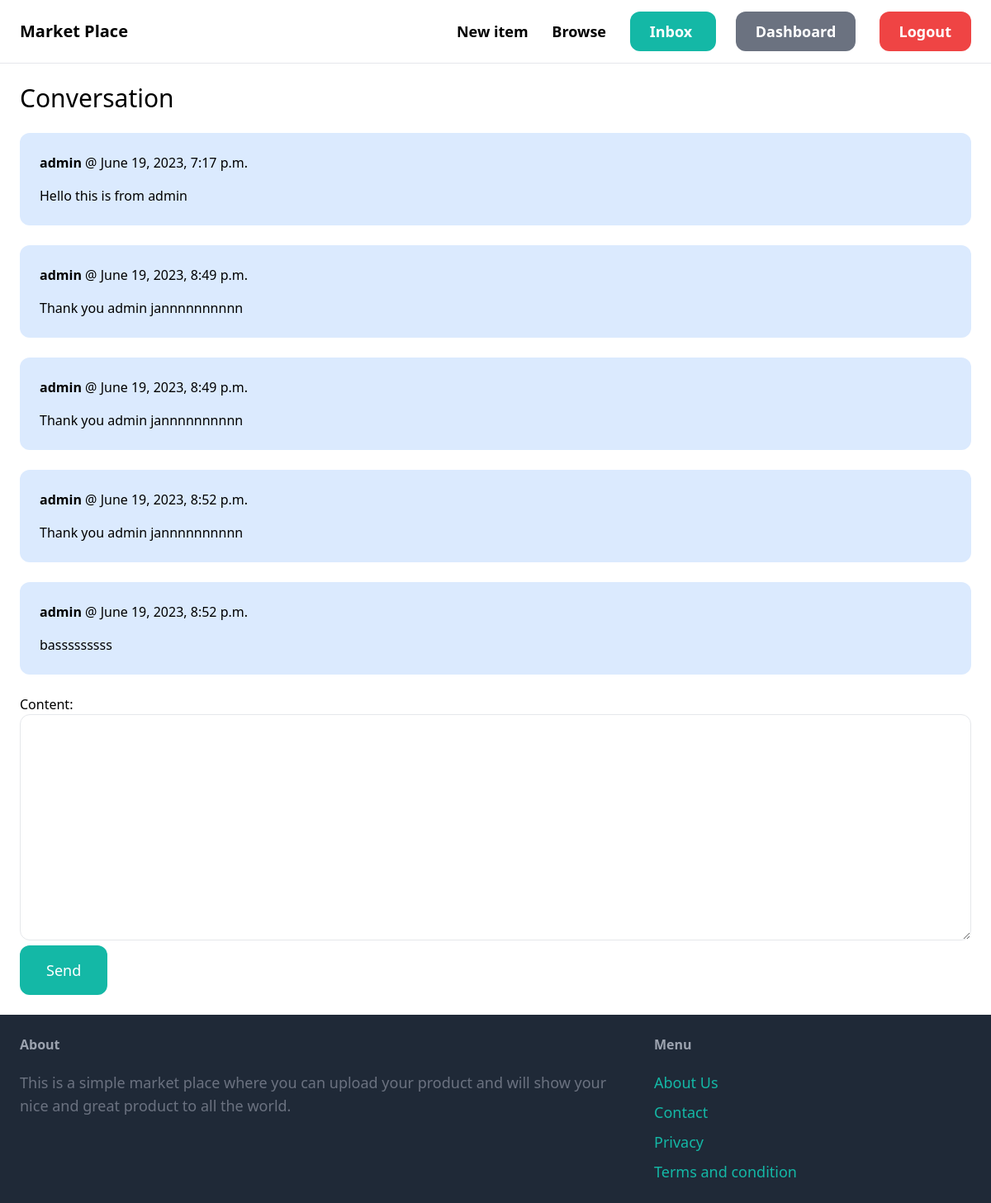
The app's page /inbox/14/ (signed in) with its own data.
### conversation/models.py (models this page shows)
class ConversationMessage(models.Model):
    conversation=models.ForeignKey(Conversation, related_name='messages', on_delete=models.CASCADE)
    content=models.TextField()
    created_at=models.DateTimeField(auto_now_add=True)
    created_by=models.ForeignKey(User, related_name='created_messages', on_delete=models.CASCADE, default=1)

### conversation/views.py (the view)
# urls.py: path('<int:pk>/', views.detail, name='detail'),
@login_required
def detail(request, pk):
    conversation = Conversation.objects.filter(members__in=[request.user.id]).get(pk=pk)
    if request.method == 'POST':
        form=ConversationMessageForm(request.POST)
        if form.is_valid():
            conversation_message = form.save(commit=False)
            conversation_message.conversation = conversation
            conversation_message.created_by = request.user
            conversation_message.save()
            conversation.save()
            return redirect ('conversation:detail', pk=pk)
    else:
        form = ConversationMessageForm()
    return render (request, 'conversation/detail.html', {
        'conversation': conversation,
        'form':form,
    })

### conversation/forms.py
class ConversationMessageForm(forms.ModelForm):
    class Meta:
        model=ConversationMessage
        fields=('content', )
        widgets={
            'content':forms.Textarea(attrs={
                'class': 'w-full py-4 px-6 rounded-xl border'
            })
        }

### conversation/templates/conversation/detail.html (shortened to what this page needs)
{% extends 'core/base.html' %}
{% block content %}
<h1 class="mb-6 text-3xl">Conversation</h1>
<div class="space-y-6">
    {% for message in conversation.messages.all  %}
        <div class="p-6 flex {% if message.created_by == request.user  %}bg-blue-100{% else %}bg-gray-100{% endif %} rounded-xl">
          <div>
            <p class="mb-4"><strong>{{ message.created_by.username }}</strong> @ {{ message.created_at }} </p>
          <p>{{ message.content }}</p>
          </div>
        </div>
    {% endfor %}
</div>
<form action="." method="post" class="mt-6">
  {{ form.as_p }}
  <button type="submit" class="py-4 px-8 text-lg bg-teal-500 hover:bg-teal-700 rounded-xl text-white">Send</button>
</form>
{% endblock %}

### records on screen
ConversationMessage: created_by.username "admin", created_at "June 19, 2023, 7:17 p.m.", content "Hello this is from admin"
ConversationMessage: created_by.username "admin", created_at "June 19, 2023, 8:49 p.m.", content "Thank you admin jannnnnnnnnn"
ConversationMessage: created_by.username "admin", created_at "June 19, 2023, 8:49 p.m.", content "Thank you admin jannnnnnnnnn"
ConversationMessage: created_by.username "admin", created_at "June 19, 2023, 8:52 p.m.", content "Thank you admin jannnnnnnnnn"
ConversationMessage: created_by.username "admin", created_at "June 19, 2023, 8:52 p.m.", content "basssssssss"
